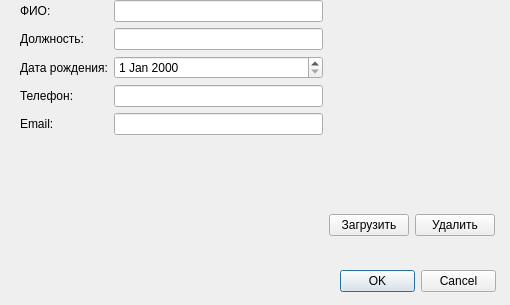
<?xml version="1.0" encoding="UTF-8"?>
<ui version="4.0">
 <class>AddCoach</class>
 <widget class="QDialog" name="AddCoach">
  <property name="geometry">
   <rect>
    <x>0</x>
    <y>0</y>
    <width>510</width>
    <height>305</height>
   </rect>
  </property>
  <property name="minimumSize">
   <size>
    <width>510</width>
    <height>305</height>
   </size>
  </property>
  <property name="maximumSize">
   <size>
    <width>510</width>
    <height>305</height>
   </size>
  </property>
  <property name="windowTitle">
   <string>Тренер</string>
  </property>
  <property name="modal">
   <bool>true</bool>
  </property>
  <widget class="QDialogButtonBox" name="buttonBox">
   <property name="geometry">
    <rect>
     <x>340</x>
     <y>270</y>
     <width>156</width>
     <height>23</height>
    </rect>
   </property>
   <property name="orientation">
    <enum>Qt::Horizontal</enum>
   </property>
   <property name="standardButtons">
    <set>QDialogButtonBox::Cancel|QDialogButtonBox::Ok</set>
   </property>
  </widget>
  <widget class="QWidget" name="">
   <property name="geometry">
    <rect>
     <x>20</x>
     <y>0</y>
     <width>475</width>
     <height>241</height>
    </rect>
   </property>
   <layout class="QHBoxLayout" name="horizontalLayout_2">
    <item>
     <layout class="QFormLayout" name="formLayout">
      <item row="0" column="0">
       <widget class="QLabel" name="label">
        <property name="text">
         <string>ФИО:</string>
        </property>
       </widget>
      </item>
      <item row="0" column="1">
       <widget class="QLineEdit" name="name"/>
      </item>
      <item row="1" column="0">
       <widget class="QLabel" name="label_2">
        <property name="text">
         <string>Должность: </string>
        </property>
       </widget>
      </item>
      <item row="1" column="1">
       <widget class="QLineEdit" name="post"/>
      </item>
      <item row="2" column="0">
       <widget class="QLabel" name="label_3">
        <property name="text">
         <string>Дата рождения:</string>
        </property>
       </widget>
      </item>
      <item row="2" column="1">
       <widget class="QDateEdit" name="dateOfBirth"/>
      </item>
      <item row="3" column="0">
       <widget class="QLabel" name="label_4">
        <property name="text">
         <string>Телефон:</string>
        </property>
       </widget>
      </item>
      <item row="3" column="1">
       <widget class="QLineEdit" name="telephone"/>
      </item>
      <item row="4" column="0">
       <widget class="QLabel" name="label_5">
        <property name="text">
         <string>Email:</string>
        </property>
       </widget>
      </item>
      <item row="4" column="1">
       <widget class="QLineEdit" name="email"/>
      </item>
     </layout>
    </item>
    <item>
     <layout class="QVBoxLayout" name="verticalLayout">
      <item>
       <widget class="QLabel" name="photo">
        <property name="sizePolicy">
         <sizepolicy hsizetype="Maximum" vsizetype="Maximum">
          <horstretch>0</horstretch>
          <verstretch>0</verstretch>
         </sizepolicy>
        </property>
        <property name="maximumSize">
         <size>
          <width>150</width>
          <height>200</height>
         </size>
        </property>
        <property name="text">
         <string/>
        </property>
        <property name="pixmap">
         <pixmap resource="resourses.qrc">:/resourses/images/noImage.jpg</pixmap>
        </property>
        <property name="scaledContents">
         <bool>true</bool>
        </property>
       </widget>
      </item>
      <item>
       <layout class="QHBoxLayout" name="horizontalLayout">
        <item>
         <widget class="QPushButton" name="uploadButton">
          <property name="sizePolicy">
           <sizepolicy hsizetype="Fixed" vsizetype="Fixed">
            <horstretch>0</horstretch>
            <verstretch>0</verstretch>
           </sizepolicy>
          </property>
          <property name="text">
           <string>Загрузить</string>
          </property>
         </widget>
        </item>
        <item>
         <widget class="QPushButton" name="deleteButton">
          <property name="sizePolicy">
           <sizepolicy hsizetype="Fixed" vsizetype="Fixed">
            <horstretch>0</horstretch>
            <verstretch>0</verstretch>
           </sizepolicy>
          </property>
          <property name="text">
           <string>Удалить</string>
          </property>
         </widget>
        </item>
       </layout>
      </item>
     </layout>
    </item>
   </layout>
  </widget>
 </widget>
 <resources>
  <include location="resourses.qrc"/>
 </resources>
 <connections>
  <connection>
   <sender>buttonBox</sender>
   <signal>rejected()</signal>
   <receiver>AddCoach</receiver>
   <slot>reject()</slot>
   <hints>
    <hint type="sourcelabel">
     <x>316</x>
     <y>260</y>
    </hint>
    <hint type="destinationlabel">
     <x>286</x>
     <y>274</y>
    </hint>
   </hints>
  </connection>
 </connections>
</ui>
